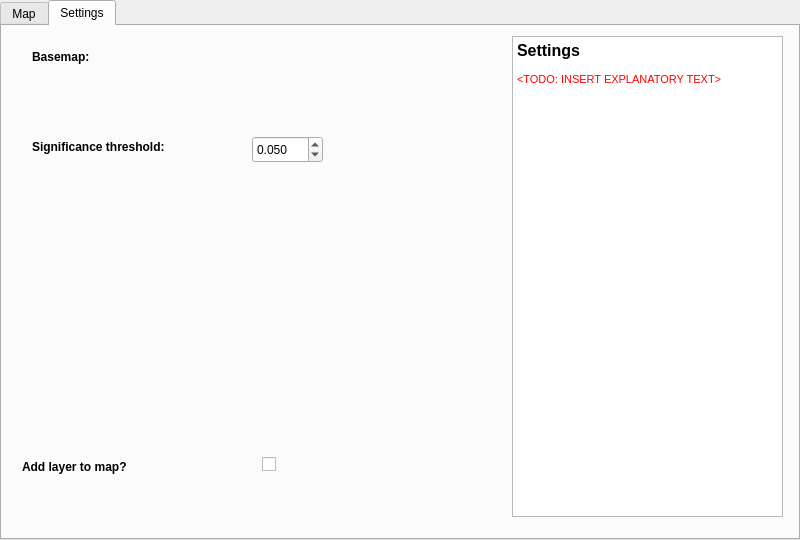
<?xml version="1.0" encoding="UTF-8"?>
<ui version="4.0">
 <class>calculate</class>
 <widget class="QDialog" name="calculate">
  <property name="geometry">
   <rect>
    <x>0</x>
    <y>0</y>
    <width>800</width>
    <height>540</height>
   </rect>
  </property>
  <property name="windowTitle">
   <string>Map Land Degradation</string>
  </property>
  <widget class="QTabWidget" name="tabWidget">
   <property name="geometry">
    <rect>
     <x>0</x>
     <y>0</y>
     <width>800</width>
     <height>540</height>
    </rect>
   </property>
   <property name="currentIndex">
    <number>1</number>
   </property>
   <widget class="QWidget" name="tab">
    <attribute name="title">
     <string>Map</string>
    </attribute>
    <widget class="QLineEdit" name="dl_dest">
     <property name="geometry">
      <rect>
       <x>30</x>
       <y>400</y>
       <width>461</width>
       <height>27</height>
      </rect>
     </property>
     <property name="placeholderText">
      <string>Choose a folder...</string>
     </property>
    </widget>
    <widget class="QDialogButtonBox" name="buttonBox">
     <property name="geometry">
      <rect>
       <x>420</x>
       <y>470</y>
       <width>341</width>
       <height>32</height>
      </rect>
     </property>
     <property name="orientation">
      <enum>Qt::Horizontal</enum>
     </property>
     <property name="standardButtons">
      <set>QDialogButtonBox::Cancel|QDialogButtonBox::Ok</set>
     </property>
    </widget>
    <widget class="QLabel" name="label_2">
     <property name="geometry">
      <rect>
       <x>20</x>
       <y>360</y>
       <width>441</width>
       <height>21</height>
      </rect>
     </property>
     <property name="font">
      <font>
       <weight>75</weight>
       <bold>true</bold>
      </font>
     </property>
     <property name="text">
      <string>Folder with GEF-LDMP data:</string>
     </property>
    </widget>
    <widget class="QLineEdit" name="dl_projarea_shp">
     <property name="geometry">
      <rect>
       <x>60</x>
       <y>260</y>
       <width>431</width>
       <height>27</height>
      </rect>
     </property>
     <property name="placeholderText">
      <string>Choose a shapefile...</string>
     </property>
    </widget>
    <widget class="QComboBox" name="comboBox_2">
     <property name="geometry">
      <rect>
       <x>190</x>
       <y>140</y>
       <width>301</width>
       <height>27</height>
      </rect>
     </property>
    </widget>
    <widget class="QComboBox" name="comboBox">
     <property name="geometry">
      <rect>
       <x>190</x>
       <y>90</y>
       <width>301</width>
       <height>27</height>
      </rect>
     </property>
    </widget>
    <widget class="QRadioButton" name="dl_projarea_useshp">
     <property name="geometry">
      <rect>
       <x>30</x>
       <y>210</y>
       <width>211</width>
       <height>25</height>
      </rect>
     </property>
     <property name="text">
      <string>Shapefile</string>
     </property>
    </widget>
    <widget class="QLabel" name="label_4">
     <property name="geometry">
      <rect>
       <x>70</x>
       <y>140</y>
       <width>111</width>
       <height>21</height>
      </rect>
     </property>
     <property name="font">
      <font>
       <weight>50</weight>
       <bold>false</bold>
      </font>
     </property>
     <property name="text">
      <string>Second level:</string>
     </property>
    </widget>
    <widget class="QLabel" name="label_3">
     <property name="geometry">
      <rect>
       <x>70</x>
       <y>90</y>
       <width>111</width>
       <height>21</height>
      </rect>
     </property>
     <property name="font">
      <font>
       <weight>50</weight>
       <bold>false</bold>
      </font>
     </property>
     <property name="text">
      <string>First level:</string>
     </property>
    </widget>
    <widget class="QTextBrowser" name="textBrowser">
     <property name="geometry">
      <rect>
       <x>510</x>
       <y>10</y>
       <width>271</width>
       <height>440</height>
      </rect>
     </property>
     <property name="html">
      <string>&lt;!DOCTYPE HTML PUBLIC &quot;-//W3C//DTD HTML 4.0//EN&quot; &quot;http://www.w3.org/TR/REC-html40/strict.dtd&quot;&gt;
&lt;html&gt;&lt;head&gt;&lt;meta name=&quot;qrichtext&quot; content=&quot;1&quot; /&gt;&lt;style type=&quot;text/css&quot;&gt;
p, li { white-space: pre-wrap; }
&lt;/style&gt;&lt;/head&gt;&lt;body style=&quot; font-family:'MS Shell Dlg 2'; font-size:8.25pt; font-weight:400; font-style:normal;&quot;&gt;
&lt;p style=&quot; margin-top:0px; margin-bottom:0px; margin-left:0px; margin-right:0px; -qt-block-indent:0; text-indent:0px;&quot;&gt;&lt;span style=&quot; font-size:12pt; font-weight:600;&quot;&gt;GEF-LDMP Calculate Tool&lt;/span&gt;&lt;/p&gt;
&lt;p style=&quot;-qt-paragraph-type:empty; margin-top:0px; margin-bottom:0px; margin-left:0px; margin-right:0px; -qt-block-indent:0; text-indent:0px; font-size:8pt;&quot;&gt;&lt;br /&gt;&lt;/p&gt;
&lt;p style=&quot; margin-top:0px; margin-bottom:0px; margin-left:0px; margin-right:0px; -qt-block-indent:0; text-indent:0px;&quot;&gt;&lt;span style=&quot; font-size:8pt;&quot;&gt;This tool calculates land degradation from data produced by the GEF-LDMP project. Prior to using this tool, use the GEF-LDMP download tool &lt;/span&gt;&lt;span style=&quot; font-size:8pt; color:#ff0000;&quot;&gt;&amp;lt;TODO: LINK DIRECTLY TO TOOL&amp;gt;&lt;/span&gt;&lt;span style=&quot; font-size:8pt;&quot;&gt; to download data for your project area.&lt;/span&gt;&lt;/p&gt;
&lt;p style=&quot;-qt-paragraph-type:empty; margin-top:0px; margin-bottom:0px; margin-left:0px; margin-right:0px; -qt-block-indent:0; text-indent:0px; font-size:8pt;&quot;&gt;&lt;br /&gt;&lt;/p&gt;
&lt;p style=&quot; margin-top:0px; margin-bottom:0px; margin-left:0px; margin-right:0px; -qt-block-indent:0; text-indent:0px;&quot;&gt;&lt;span style=&quot; font-size:8pt; color:#ff0000;&quot;&gt;&amp;lt;TODO: INSERT FURTHER EXPLANATORY TEXT&amp;gt;&lt;/span&gt;&lt;/p&gt;&lt;/body&gt;&lt;/html&gt;</string>
     </property>
    </widget>
    <widget class="QLabel" name="label">
     <property name="geometry">
      <rect>
       <x>20</x>
       <y>10</y>
       <width>471</width>
       <height>21</height>
      </rect>
     </property>
     <property name="font">
      <font>
       <weight>75</weight>
       <bold>true</bold>
      </font>
     </property>
     <property name="text">
      <string>Project area:</string>
     </property>
    </widget>
    <widget class="QRadioButton" name="dl_projarea_useadmin">
     <property name="geometry">
      <rect>
       <x>30</x>
       <y>50</y>
       <width>251</width>
       <height>25</height>
      </rect>
     </property>
     <property name="text">
      <string>Administrative area</string>
     </property>
    </widget>
   </widget>
   <widget class="QWidget" name="tab_2">
    <attribute name="title">
     <string>Settings</string>
    </attribute>
    <widget class="QTextBrowser" name="textBrowser_2">
     <property name="geometry">
      <rect>
       <x>510</x>
       <y>10</y>
       <width>271</width>
       <height>481</height>
      </rect>
     </property>
     <property name="html">
      <string>&lt;!DOCTYPE HTML PUBLIC &quot;-//W3C//DTD HTML 4.0//EN&quot; &quot;http://www.w3.org/TR/REC-html40/strict.dtd&quot;&gt;
&lt;html&gt;&lt;head&gt;&lt;meta name=&quot;qrichtext&quot; content=&quot;1&quot; /&gt;&lt;style type=&quot;text/css&quot;&gt;
p, li { white-space: pre-wrap; }
&lt;/style&gt;&lt;/head&gt;&lt;body style=&quot; font-family:'MS Shell Dlg 2'; font-size:8.25pt; font-weight:400; font-style:normal;&quot;&gt;
&lt;p style=&quot; margin-top:0px; margin-bottom:0px; margin-left:0px; margin-right:0px; -qt-block-indent:0; text-indent:0px;&quot;&gt;&lt;span style=&quot; font-size:12pt; font-weight:600;&quot;&gt;Settings&lt;/span&gt;&lt;/p&gt;
&lt;p style=&quot;-qt-paragraph-type:empty; margin-top:0px; margin-bottom:0px; margin-left:0px; margin-right:0px; -qt-block-indent:0; text-indent:0px; font-size:8pt;&quot;&gt;&lt;br /&gt;&lt;/p&gt;
&lt;p style=&quot; margin-top:0px; margin-bottom:0px; margin-left:0px; margin-right:0px; -qt-block-indent:0; text-indent:0px;&quot;&gt;&lt;span style=&quot; font-size:8pt; color:#ff0000;&quot;&gt;&amp;lt;TODO: INSERT EXPLANATORY TEXT&amp;gt;&lt;/span&gt;&lt;/p&gt;&lt;/body&gt;&lt;/html&gt;</string>
     </property>
    </widget>
    <widget class="QLabel" name="label_15">
     <property name="geometry">
      <rect>
       <x>30</x>
       <y>110</y>
       <width>221</width>
       <height>21</height>
      </rect>
     </property>
     <property name="font">
      <font>
       <weight>75</weight>
       <bold>true</bold>
      </font>
     </property>
     <property name="text">
      <string>Significance threshold:</string>
     </property>
    </widget>
    <widget class="QDoubleSpinBox" name="doubleSpinBox">
     <property name="geometry">
      <rect>
       <x>250</x>
       <y>110</y>
       <width>71</width>
       <height>27</height>
      </rect>
     </property>
     <property name="decimals">
      <number>3</number>
     </property>
     <property name="maximum">
      <double>1.000000000000000</double>
     </property>
     <property name="singleStep">
      <double>0.010000000000000</double>
     </property>
     <property name="value">
      <double>0.050000000000000</double>
     </property>
    </widget>
    <widget class="QLabel" name="label_16">
     <property name="geometry">
      <rect>
       <x>20</x>
       <y>430</y>
       <width>221</width>
       <height>21</height>
      </rect>
     </property>
     <property name="font">
      <font>
       <weight>75</weight>
       <bold>true</bold>
      </font>
     </property>
     <property name="text">
      <string>Add layer to map?</string>
     </property>
    </widget>
    <widget class="QCheckBox" name="checkBox">
     <property name="geometry">
      <rect>
       <x>260</x>
       <y>426</y>
       <width>21</width>
       <height>25</height>
      </rect>
     </property>
     <property name="text">
      <string/>
     </property>
    </widget>
    <widget class="QLabel" name="label_17">
     <property name="geometry">
      <rect>
       <x>30</x>
       <y>20</y>
       <width>221</width>
       <height>21</height>
      </rect>
     </property>
     <property name="font">
      <font>
       <weight>75</weight>
       <bold>true</bold>
      </font>
     </property>
     <property name="text">
      <string>Basemap:</string>
     </property>
    </widget>
   </widget>
  </widget>
 </widget>
 <resources/>
 <connections/>
</ui>
